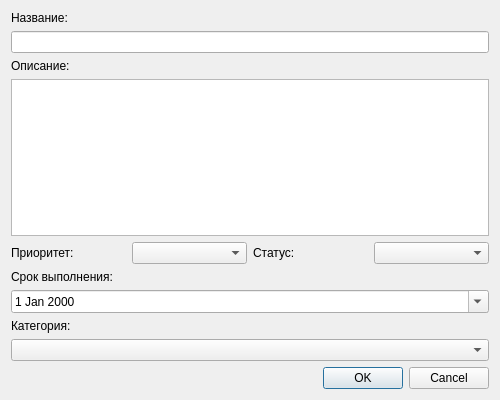
<?xml version="1.0" encoding="UTF-8"?>
<ui version="4.0">
 <class>TaskDialog</class>
 <widget class="QDialog" name="TaskDialog">
  <property name="geometry">
   <rect>
    <x>0</x>
    <y>0</y>
    <width>500</width>
    <height>400</height>
   </rect>
  </property>
  <property name="windowTitle">
   <string>Добавить задачу</string>
  </property>
  <layout class="QVBoxLayout" name="verticalLayout">
   <item>
    <widget class="QLabel" name="label">
     <property name="text">
      <string>Название:</string>
     </property>
    </widget>
   </item>
   <item>
    <widget class="QLineEdit" name="titleInput"/>
   </item>
   <item>
    <widget class="QLabel" name="label_2">
     <property name="text">
      <string>Описание:</string>
     </property>
    </widget>
   </item>
   <item>
    <widget class="QTextEdit" name="descriptionInput"/>
   </item>
   <item>
    <layout class="QHBoxLayout" name="priorityStatusLayout">
     <item>
      <widget class="QLabel" name="label_3">
       <property name="text">
        <string>Приоритет:</string>
       </property>
      </widget>
     </item>
     <item>
      <widget class="QComboBox" name="priorityCombo"/>
     </item>
     <item>
      <widget class="QLabel" name="label_4">
       <property name="text">
        <string>Статус:</string>
       </property>
      </widget>
     </item>
     <item>
      <widget class="QComboBox" name="statusCombo"/>
     </item>
    </layout>
   </item>
   <item>
    <widget class="QLabel" name="label_5">
     <property name="text">
      <string>Срок выполнения:</string>
     </property>
    </widget>
   </item>
   <item>
    <widget class="QDateEdit" name="dueDateEdit">
     <property name="calendarPopup">
      <bool>true</bool>
     </property>
    </widget>
   </item>
   <item>
    <widget class="QLabel" name="label_6">
     <property name="text">
      <string>Категория:</string>
     </property>
    </widget>
   </item>
   <item>
    <widget class="QComboBox" name="categoryCombo"/>
   </item>
   <item>
    <widget class="QDialogButtonBox" name="buttonBox">
     <property name="orientation">
      <enum>Qt::Horizontal</enum>
     </property>
     <property name="standardButtons">
      <set>QDialogButtonBox::Cancel|QDialogButtonBox::Ok</set>
     </property>
    </widget>
   </item>
  </layout>
 </widget>
 <resources/>
 <connections/>
</ui>
